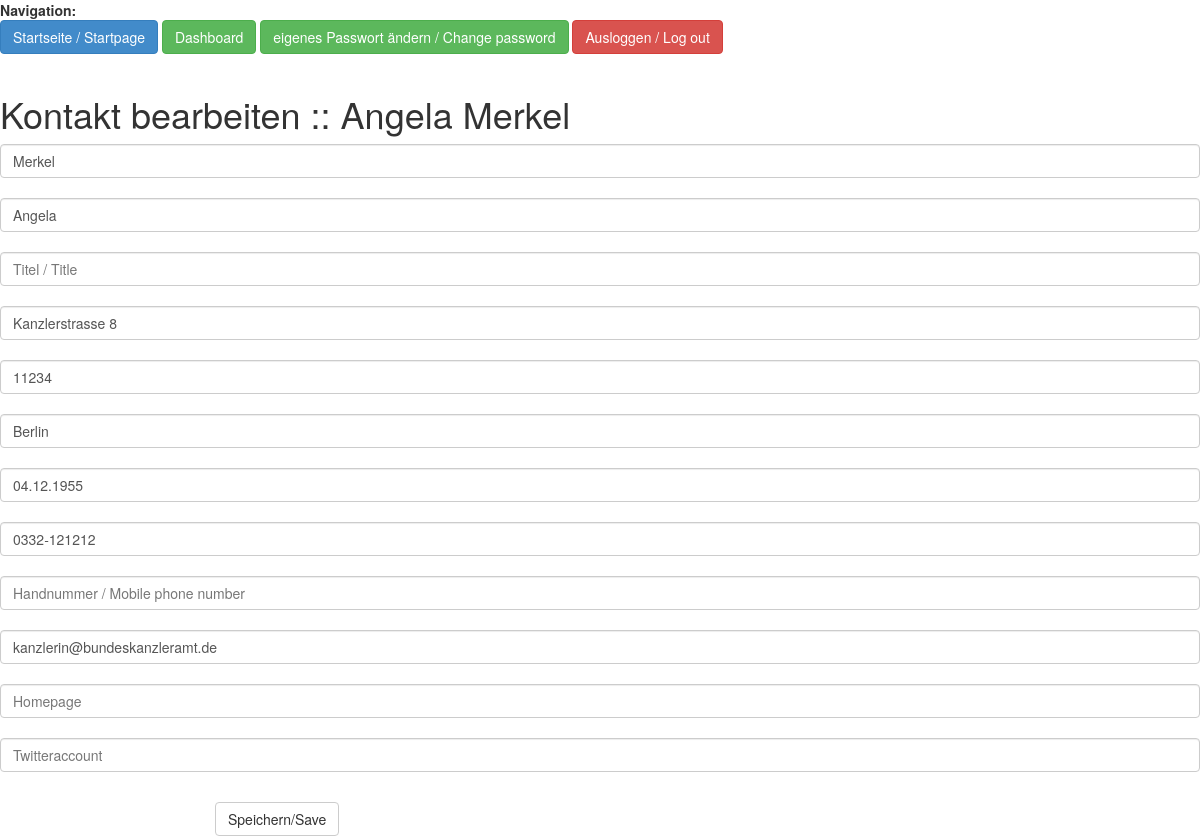
The app's page /contact/edit/3 (signed in) with its own data.
### models.py (models this page shows, shortened)
class Contact(Base):
    __tablename__ = 'contacts'
    id = Column(Integer, primary_key=True)
    lastname = Column(Text, nullable=False)
    firstname = Column(Text, nullable=False)
    title = Column(Text, nullable=True)
    street = Column(Text, nullable=True)
    zip = Column(Text, nullable=True)
    city = Column(Text, nullable=True)
    birthdate = Column(Text, nullable=True)
    landline = Column(Text, nullable=True)
    mobile_phone = Column(Text, nullable=True)
    email = Column(Text, nullable=True)
    homepage = Column(Text, nullable=True)
    twitter = Column(Text, nullable=True)
    user_id = Column(Integer, ForeignKey('users.id'))
    user = relationship('User', backref = backref('contacts', lazy = 'dynamic'))

### adressbuch_app.py (the view)
@app.route('/contact/edit/<contact_id>', methods=["GET", "POST"])
@login_required
def contact_edit(contact_id):
    contact = Contact.query.filter_by(user_id=current_user.id, id=contact_id).first()
    if not contact:
        flash('Kontakt existiert nicht! / Contact doesnt exist!')
        return redirect(url_for('contacts'))
    form = NewContactForm(obj=contact)
    if form.validate_on_submit():
        form.populate_obj(contact)
        db_session.add(contact)
        db_session.commit()
        flash('Kontakt erfolgreich aktualisiert! / Contaxt successfully updated!')
        return redirect(url_for('contacts'))
    return render_template('contact_edit.jinja', form=form, contact=contact)

### forms.py
class NewContactForm(Form):
    lastname = TextField('Nachname', validators=[DataRequired()])
    firstname = TextField('Vorname')
    title = TextField('Titel')
    street = TextField('Strasse')
    zip = TextField('PLZ')
    city = TextField('Stadt')
    birthdate = TextField('Geburtsdatum')
    landline = TextField('Telefon (Festnetz)')
    mobile_phone = TextField('Telefon (mobil)')
    email = TextField('E-Mail')
    homepage = TextField('Homepage')
    handy = TextField('Handynummer')
    twitter = TextField('Twitter', validators=[Length(max=15)])

### adressbuch_app.py (called while the page is built)
@login_manager.user_loader
def load_user(user_id):
    return User.query.get(int(user_id))

@app.teardown_appcontext
def shutdown_session(exception=None):
    db_session.remove()

### templates/contact_edit.jinja (shortened to what this page needs)
{% extends 'base2.jinja' %}
{% block content %}
<h1>Kontakt bearbeiten :: {{ contact.firstname }} {{ contact.lastname }}</h1>
<p>
<form method="POST" action="{{ url_for('contact_edit', contact_id=contact.id, next=request.args.get('next')) }}">
    {{ form.lastname (type="text", class_="form-control",  placeholder="Nachname / Last name")}}
    <br />
    {{ form.firstname (type="text", class_="form-control", placeholder="Vorname / First name")}}
    <br />
    {{ form.title (type="text", class_="form-control", placeholder="Titel / Title")}}
    <br />
    {{ form.street (type="text", class_="form-control", placeholder="Strasse / Street")}}
    <br />
    {{ form.zip (type="text", class_="form-control", placeholder="Postleitzahl / Postal code")}}
    <br />
    {{ form.city (type="text", class_="form-control", placeholder="Stadt / City")}}
    <br />
    {{ form.birthdate (type="text", class_="form-control", placeholder="Geburtstag / Birthday")}}
    <br />
    {{ form.landline (type="text", class_="form-control", placeholder="Festnetzanschluss / Land line")}}
    <br />
    {{ form.mobile_phone (type="text", class_="form-control", placeholder="Handnummer / Mobile phone number")}}
    <br />
    {{ form.email (type="text", class_="form-control", placeholder="Email / Email")}}
    <br />
    {{ form.homepage (type="text", class_="form-control", placeholder="Homepage")}}
    <br />
    {{ form.twitter (type="text", class_="form-control", placeholder="Twitteraccount")}}
    <br />
        <div class="form-group">
        <div class="col-sm-offset-2 col-sm-10">
            <button type="submit" class="btn btn-default">Speichern/Save</button>
    </div>
</form>
</p>
{% endblock %}

### records on screen
Contact: firstname "Angela", lastname "Merkel", street "Kanzlerstrasse 8", zip "11234", city "Berlin", birthdate "04.12.1955", landline "0332-121212", email "kanzlerin@bundeskanzleramt.de"
